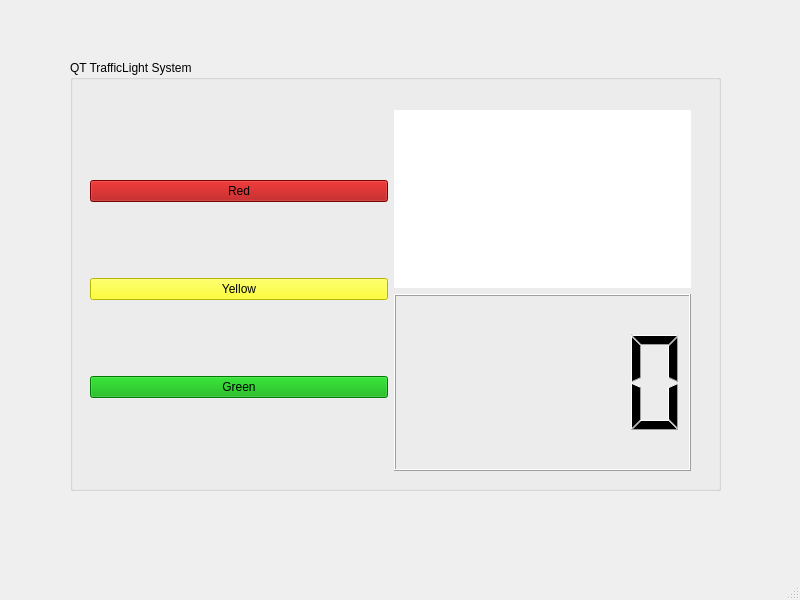
<?xml version="1.0" encoding="UTF-8"?>
<ui version="4.0">
 <class>MainWindow</class>
 <widget class="QMainWindow" name="MainWindow">
  <property name="geometry">
   <rect>
    <x>0</x>
    <y>0</y>
    <width>800</width>
    <height>600</height>
   </rect>
  </property>
  <property name="windowTitle">
   <string>MainWindow</string>
  </property>
  <widget class="QWidget" name="centralwidget">
   <widget class="QGroupBox" name="groupBox">
    <property name="geometry">
     <rect>
      <x>70</x>
      <y>60</y>
      <width>651</width>
      <height>431</height>
     </rect>
    </property>
    <property name="title">
     <string>QT TrafficLight System</string>
    </property>
    <widget class="QWidget" name="">
     <property name="geometry">
      <rect>
       <x>20</x>
       <y>50</y>
       <width>601</width>
       <height>361</height>
      </rect>
     </property>
     <layout class="QHBoxLayout" name="horizontalLayout">
      <item>
       <layout class="QVBoxLayout" name="verticalLayout">
        <item>
         <widget class="QPushButton" name="pb_red">
          <property name="styleSheet">
           <string notr="true">background-color: rgb(170, 0, 0);
font: 700 12pt &quot;Segoe UI&quot;;
color: rgb(0, 0, 0);</string>
          </property>
          <property name="text">
           <string>Red</string>
          </property>
         </widget>
        </item>
        <item>
         <widget class="QPushButton" name="pb_yellow">
          <property name="styleSheet">
           <string notr="true">background-color: rgb(255, 255, 0);
font: 700 12pt &quot;Segoe UI&quot;;
color: rgb(0, 0, 0);</string>
          </property>
          <property name="text">
           <string>Yellow</string>
          </property>
         </widget>
        </item>
        <item>
         <widget class="QPushButton" name="pb_green">
          <property name="styleSheet">
           <string notr="true">background-color: rgb(0, 170, 0);
font: 700 12pt &quot;Segoe UI&quot;;
color: rgb(0, 0, 0);</string>
          </property>
          <property name="text">
           <string>Green</string>
          </property>
         </widget>
        </item>
       </layout>
      </item>
      <item>
       <layout class="QVBoxLayout" name="verticalLayout_2">
        <item>
         <widget class="QLabel" name="l_color">
          <property name="styleSheet">
           <string notr="true">background-color: rgb(255, 255, 255);</string>
          </property>
          <property name="text">
           <string/>
          </property>
         </widget>
        </item>
        <item>
         <widget class="QLCDNumber" name="lcdNumber"/>
        </item>
       </layout>
      </item>
     </layout>
    </widget>
   </widget>
  </widget>
  <widget class="QMenuBar" name="menubar">
   <property name="geometry">
    <rect>
     <x>0</x>
     <y>0</y>
     <width>800</width>
     <height>25</height>
    </rect>
   </property>
  </widget>
  <widget class="QStatusBar" name="statusbar"/>
 </widget>
 <resources/>
 <connections/>
</ui>
